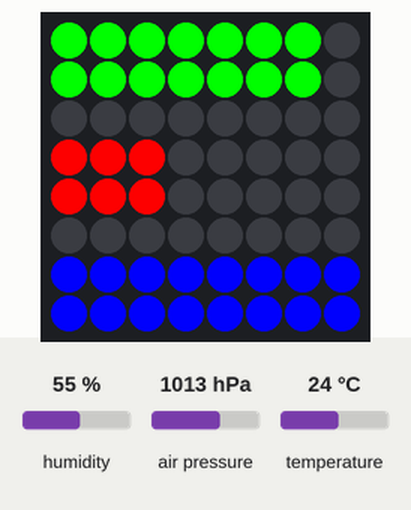
Recording of a program running on a simulated Raspberry Pi (BCM pin numbers) with a Sense HAT. Parts: the Sense HAT's 8×8 RGB LED matrix. The inputs (shaded band) are chosen by the test bench; at power-on: humidity 55 %, temperature 24 °C, air pressure 1013 hPa. The clock reads 2024-03-15 10:24:30 at power-on unless the program sets it; files the program writes start out absent; the interpreter's speed is modelled, so counts of loop turns are approximate.

Above: at 2.2 s.
2.3 s: humidity set to 22 %
At 3.2 s:
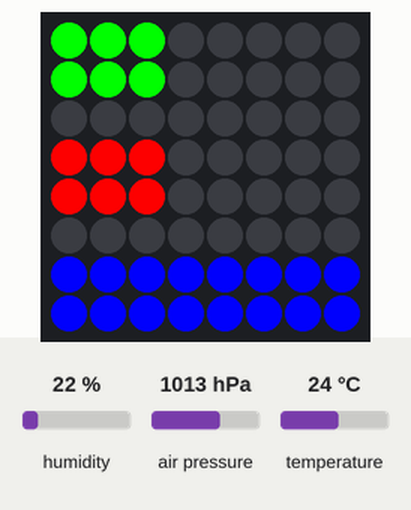
3.8 s: temperature set to 12 °C
At 4.5 s:
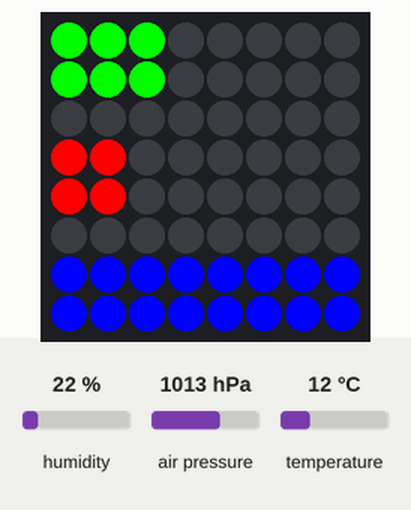
5.3 s: humidity set to 40 %
At 5.6 s:
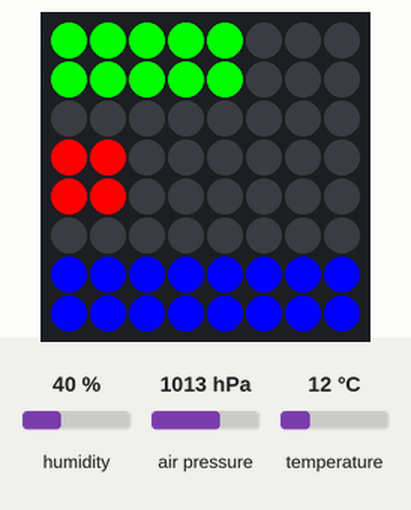
6.8 s: temperature set to 28 °C
At 8.1 s:
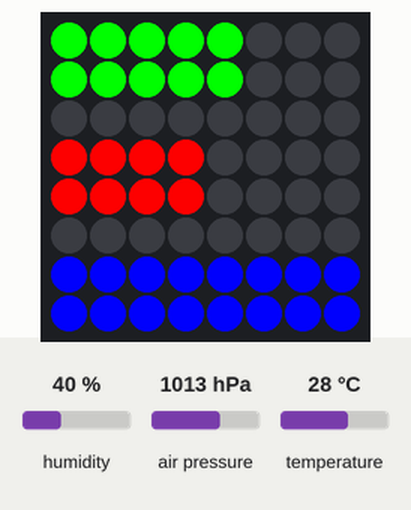
Timing chart, 0 to 9.3 s (numbered marks = the images above; inputs shaded):
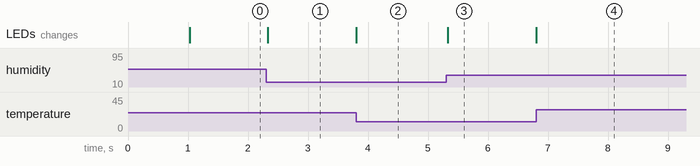

Measured:
- after the input at 2.3 s, the LEDs: change at once (image 1)
- after the input at 3.8 s, the LEDs: change at once (image 2)
- after the input at 5.3 s, the LEDs: change at once (image 3)
- after the input at 6.8 s, the LEDs: change at once (image 4)

The program:

envsense.py
```python
from sense_hat import SenseHat
import time, numpy, datetime

# This script will graph and log the environment sensors.
# Temp, Humidity, and Pressure.
# Logs are the date, and then a squished-together time, like 231409 (11:14:09 PM)
# The data in logs shows the exact time (down to millisecond) the data was captured and graphed.

sense = SenseHat()
sense.clear()
time.sleep(1)
sense.set_rotation(180)

B = (10, 10, 255)
# humidity
R = (255, 5, 5)
# temp
G = (10, 255, 10)
# pressure
O = (0, 0, 0)

now = datetime.datetime.now()

day=now.day
month=now.month
year=now.year
hour=now.hour
minute=now.minute
second=now.second
msecond=now.microsecond

name = str(month) + "-" + str(day) + "-" + str(year) + "--" + str(hour) + str(minute) + str(second)
f = open("/home/pi/Documents/" + name + ".log", 'w')
f.write("Logging started at " + str(hour) + ":" + str(minute) + ":" + str(second) + " on " + str(month) + ":" + str(day) + ":" + str(year))
f.close()
def showMeters(number, noomber, nember):
	dater = round(number,0) / 8
	# round(dater,0)
	noom = 0
	arr = []
	while noom < round(dater,0):
		arr += [G]
		noom += 1
	# neum = 0
	while len(arr) < 8:
		arr +=  [O]
		# neum += 1
	daterse = round(noomber,0) / 8
	# round(daters,0)
	noomer = 0
	arrte = []
	while noomer < round(daterse,0):
		arrte += [R]
		noomer += 1
	# neum = 0
	while len(arrte) < 8:
		arrte +=  [O]
		# neum += 1
	daterste = round((round(nember,0) / 120),0)
	# round(daterste,0)
	noomee = 0
	arrtee = []
	while noomee < daterste:
		arrtee += [B]
		noomee += 1
	# neum = 0
	while len(arrtee) < 8:
		arrtee +=  [O]
		# neum += 1
	memes = [O, O, O, O, O, O, O, O]
	inerf= numpy.vstack((arr, arr, memes, arrte, arrte, memes, arrtee, arrtee))
	sense.set_pixels(inerf)

while True:
	now = datetime.datetime.now()
	pressure = sense.get_pressure()
	temp = sense.get_temperature()
	humidity = sense.get_humidity()
	showMeters(humidity, temp, pressure)
	time.sleep(.05)
	day=now.day
	month=now.month
	year=now.year
	hour=now.hour
	minute=now.minute
	second=now.second
	msecond=now.microsecond
	f = open("/home/pi/Documents/" + name + ".log", 'a')
	f.write('\n' + "Data at: " + str(hour) + ":" + str(minute) + ":" + str(second) + ":" + str(msecond))
	f.write('\n' + "Humidity: " + str(humidity))
	f.write('\n' + "Temperature: " + str(temp))
	f.write('\n' + "Pressure: " + str(pressure))
	f.write('\n')
	f.close()
```
